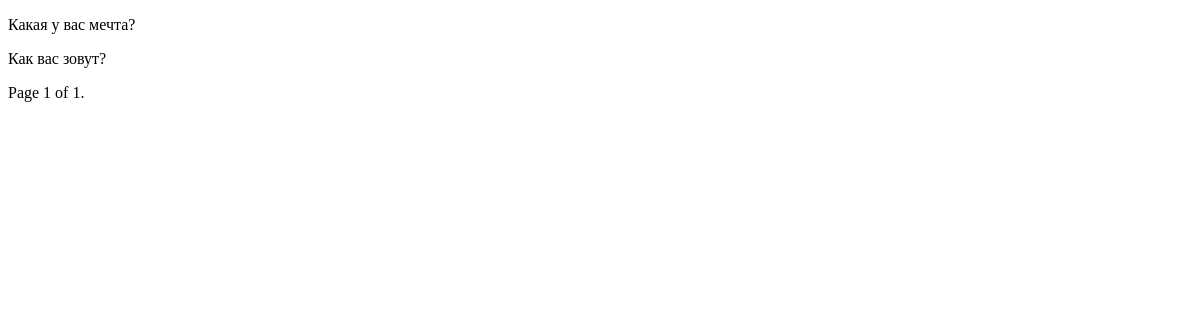
The page /polls/paginator/?page=2 on the database as committed earlier.
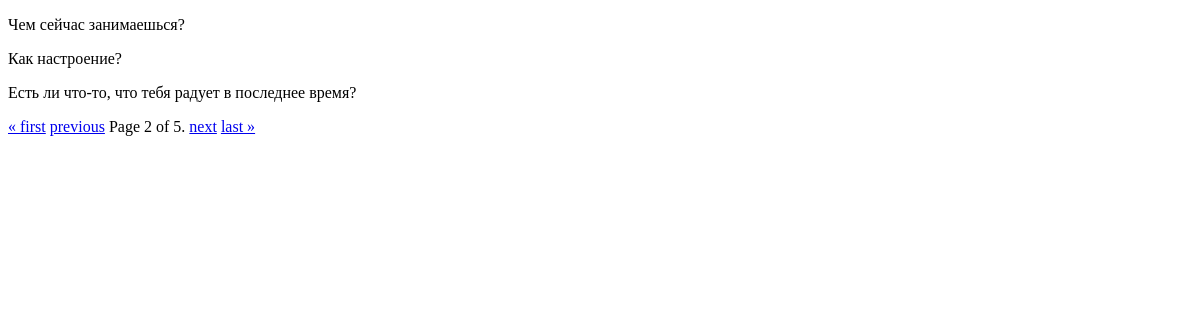
The same page on the database as committed later.
### polls/models.py (models this page shows, shortened)
class Question(models.Model):
    question_text = models.CharField(max_length=100,
                                     unique=True,
                                     unique_for_date='date_time', null=False, blank=False)
    date_time = models.DateTimeField("data published", auto_now_add=True)

### polls/views.py (the view)
# urls.py: path('paginator/', views.paginator, name='paginator'),
def paginator(req):
    ques = Question.objects.all()
    paginator = Paginator(ques, 3)
    page_number = req.GET.get('page')
    if page_number is None:
        page_number = 1
    if int(page_number) > int(paginator.num_pages):
        paginator = Paginator(ques, 13)
    page_obj = paginator.get_page(page_number)
    context = {
        'page_obj': page_obj,
        'paginator': paginator,
    }
    return render(req, 'polls/paginator.html', context)

### templates/polls/paginator.html (shortened to what this page needs)
<!DOCTYPE html>
<html lang="en">
<head>
</head>
<body>
    <div class="">
        {% for obj in page_obj%}
            <p>{{ obj.question_text}}</p>
        {% endfor %}
    </div>
    <div class="pagination">
        <span class="step-links">
            {% if page_obj.has_previous %}
                <a href="?page=1">&laquo; first</a>
                <a href="?page={{ page_obj.previous_page_number }}">previous</a>
            {% endif %}
            <span class="current">
                Page {{ page_obj.number }} of {{ page_obj.paginator.num_pages }}.
            </span>
            {% if page_obj.has_next %}
                <a href="?page={{ page_obj.next_page_number }}">next</a>
                <a href="?page={{ page_obj.paginator.num_pages }}">last &raquo;</a>
            {% endif %}
        </span>
    </div>
</body>
</html>

Rows that differ between the two databases and show on the page:
no longer on this page (row unchanged): Question: question_text "Какая у вас мечта?"
no longer on this page (row unchanged): Question: question_text "Как вас зовут?"
added Question: question_text "Чем сейчас занимаешься?"
added Question: question_text "Как настроение?"
added Question: question_text "Есть ли что-то, что тебя радует в последнее время?"
Other text that changed with them:
{{ page_obj.number }}: "1" → "2"
{{ page_obj.paginator.num_pages }}: "1" → "5"
text now shown: "« first previous next last »"
